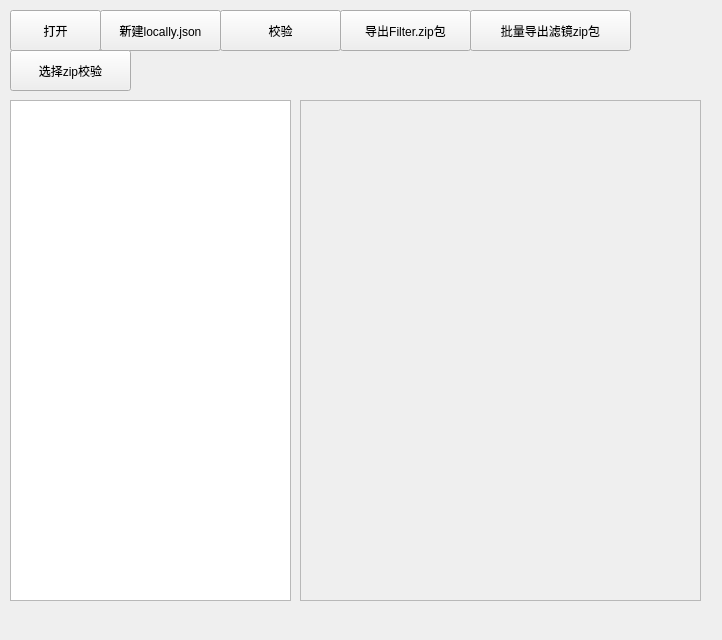
<?xml version="1.0" encoding="UTF-8"?>
<ui version="4.0">
 <class>Dialog</class>
 <widget class="QDialog" name="Dialog">
  <property name="geometry">
   <rect>
    <x>0</x>
    <y>0</y>
    <width>722</width>
    <height>640</height>
   </rect>
  </property>
  <widget class="QScrollArea" name="scrollArea">
   <property name="geometry">
    <rect>
     <x>300</x>
     <y>100</y>
     <width>401</width>
     <height>501</height>
    </rect>
   </property>
   <property name="widgetResizable">
    <bool>true</bool>
   </property>
   <widget class="QWidget" name="scrollAreaWidgetContents">
    <property name="geometry">
     <rect>
      <x>0</x>
      <y>0</y>
      <width>399</width>
      <height>499</height>
     </rect>
    </property>
   </widget>
  </widget>
  <widget class="QPushButton" name="btn_open_proj">
   <property name="geometry">
    <rect>
     <x>10</x>
     <y>10</y>
     <width>91</width>
     <height>41</height>
    </rect>
   </property>
   <property name="text">
    <string>打开</string>
   </property>
   <property name="autoDefault">
    <bool>false</bool>
   </property>
   <property name="default">
    <bool>false</bool>
   </property>
  </widget>
  <widget class="QPushButton" name="btn_init">
   <property name="geometry">
    <rect>
     <x>100</x>
     <y>10</y>
     <width>121</width>
     <height>41</height>
    </rect>
   </property>
   <property name="text">
    <string>新建locally.json</string>
   </property>
   <property name="autoDefault">
    <bool>false</bool>
   </property>
  </widget>
  <widget class="QPushButton" name="btn_validate">
   <property name="geometry">
    <rect>
     <x>220</x>
     <y>10</y>
     <width>121</width>
     <height>41</height>
    </rect>
   </property>
   <property name="text">
    <string>校验</string>
   </property>
   <property name="autoDefault">
    <bool>false</bool>
   </property>
  </widget>
  <widget class="QTreeView" name="treeView">
   <property name="geometry">
    <rect>
     <x>10</x>
     <y>100</y>
     <width>281</width>
     <height>501</height>
    </rect>
   </property>
  </widget>
  <widget class="QPushButton" name="btn_export_zip">
   <property name="geometry">
    <rect>
     <x>340</x>
     <y>10</y>
     <width>131</width>
     <height>41</height>
    </rect>
   </property>
   <property name="text">
    <string>导出Filter.zip包</string>
   </property>
   <property name="autoDefault">
    <bool>false</bool>
   </property>
  </widget>
  <widget class="QPushButton" name="btn_select_zip_validate">
   <property name="geometry">
    <rect>
     <x>10</x>
     <y>50</y>
     <width>121</width>
     <height>41</height>
    </rect>
   </property>
   <property name="text">
    <string>选择zip校验</string>
   </property>
   <property name="autoDefault">
    <bool>false</bool>
   </property>
  </widget>
  <widget class="QPushButton" name="btn_export_everyone">
   <property name="geometry">
    <rect>
     <x>470</x>
     <y>10</y>
     <width>161</width>
     <height>41</height>
    </rect>
   </property>
   <property name="text">
    <string>批量导出滤镜zip包</string>
   </property>
   <property name="autoDefault">
    <bool>false</bool>
   </property>
  </widget>
 </widget>
 <resources/>
 <connections/>
</ui>
